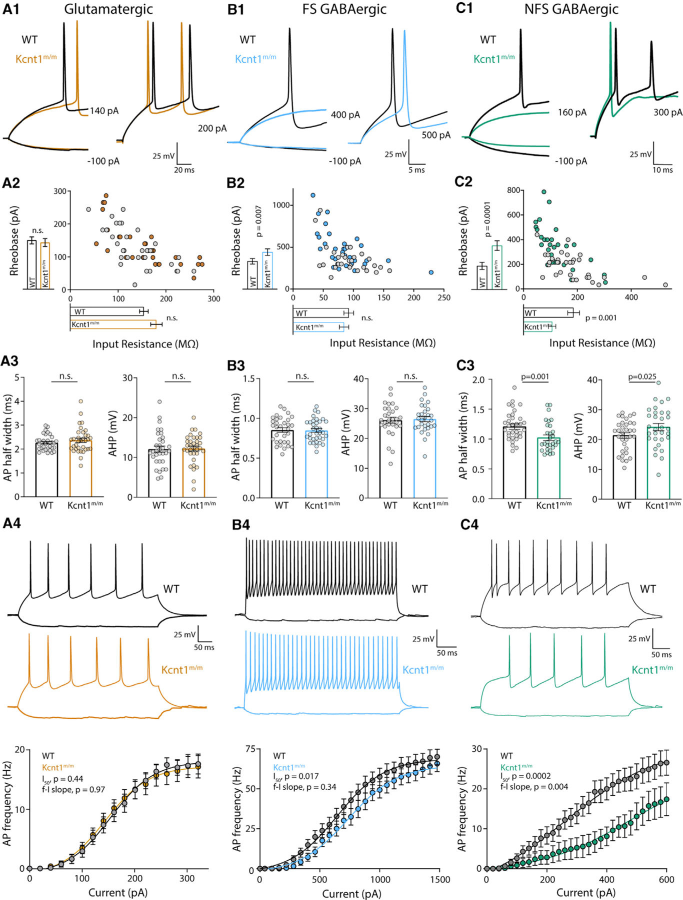
#> input picture _Jarvis/Lab Figures/_KCNT1 POSTER/code/v7/pdfwork/cellrep2020_fig4.png, 1365 x 1800 px (shown at 1/2 size)
$ python cellrep_digitize.py
#> lines starting #> are read from the running program, lines starting #| are printed output that depends on the picture
"""Hom f-I curves, read off Shore et al. 2020 (Cell Rep 33:108303; author manuscript nihms-1642113.pdf, Figure 4 B4 and C4):
AP frequency (mean +- SEM) per current step for WT and Kcnt1 Y777H homozygous (m/m) cultured cortical neurons, fast-spiking
(FS, PV-like) and non-fast-spiking (NFS, SST-like) GABAergic.

How: the figure is one 300 dpi JPEG (pdfwork/cellrep2020_fig4.png, the PDF's own image). Axes from the axis lines and tick
marks (B4: 0-1500 pA, 0-75 Hz; C4: 0-600 pA, 0-30 Hz). The steps, as the markers sit: B4 at 0 pA then 40 to 1480 pA every 60 pA (26), C4 every 20 pA from 0 to 600 (31).
Markers: at each step, the WT marker (grey fill) and the Hom marker (blue / green fill) are the best match of a 5-px disk to
that colour within +-6 px of the step's column (the black fit line and the whiskers cross the markers, a disk still fits
best at the centre). SEM: the error bar's cap (a short dark horizontal bar centred on the step) nearest the marker on the
side away from the other group (WT above, Hom below: WT sits above Hom at every step past rheobase). Output:
data/cellrep_fI.json (Hz, at each step)."""
import os, json
import numpy as np
from PIL import Image
from scipy.ndimage import convolve

HERE = os.path.dirname(os.path.abspath(__file__))
A = np.asarray(Image.open(os.path.join(HERE, "pdfwork", "cellrep2020_fig4.png")).convert("RGB")).astype(int)
MX, MN = A.max(2), A.min(2)
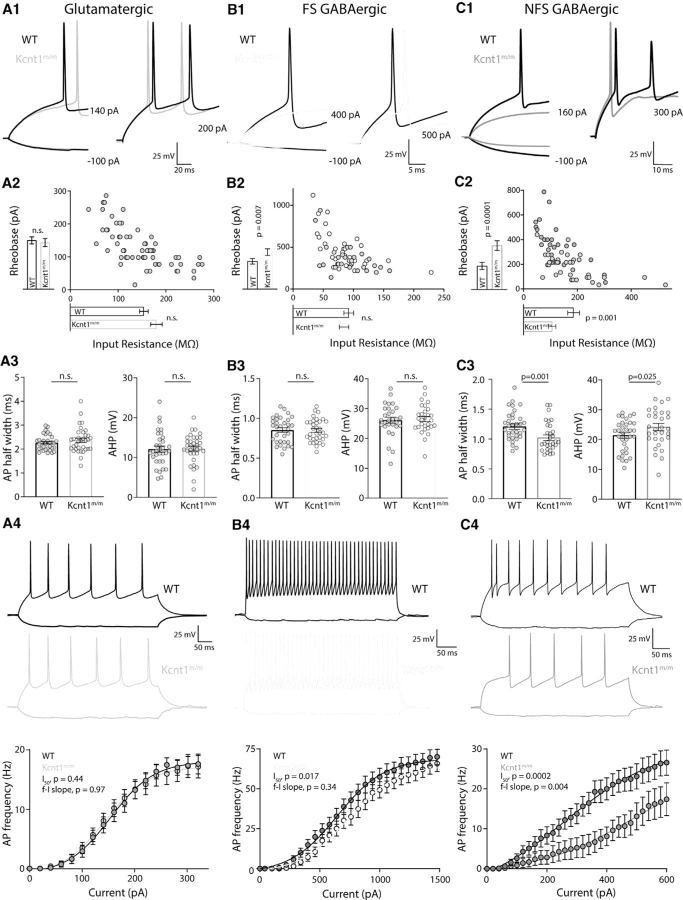
#> MX: shape (1800, 1365) int64 (shown at 1/2 size); min 0, max 255, mean 242.4
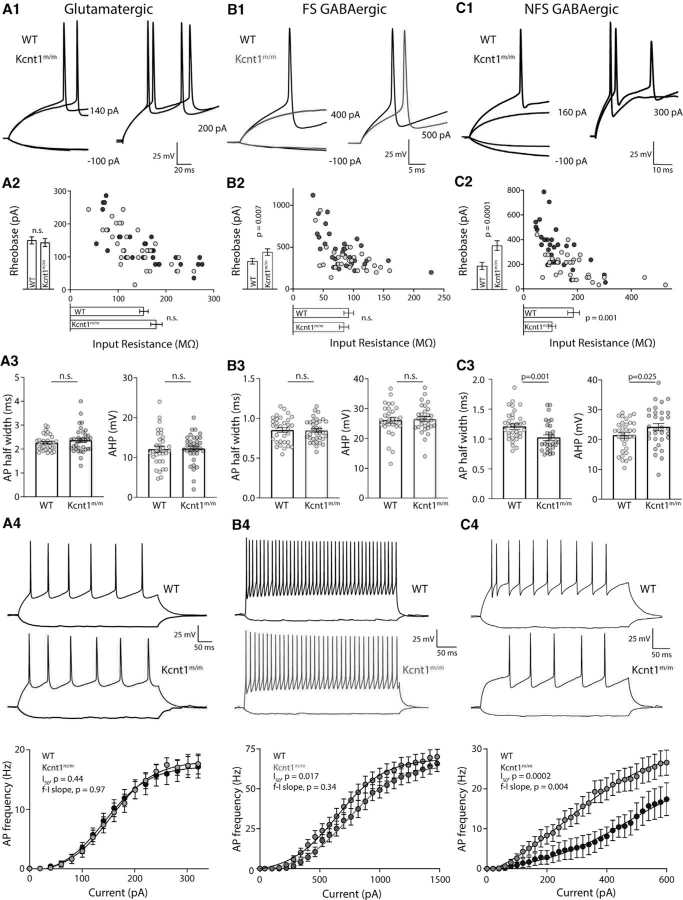
#> MN: shape (1800, 1365) int64 (shown at 1/2 size); min 0, max 255, mean 239.4
SAT = MX - MN
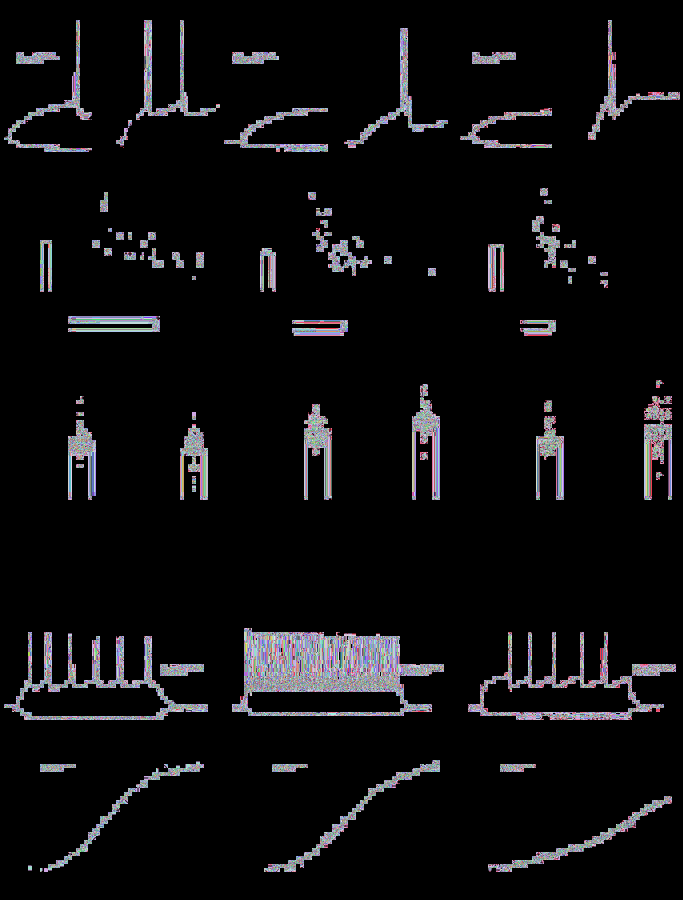
#> SAT: shape (1800, 1365) int64 (shown at 1/2 size); 240 distinct labels, from 0 to 247; one colour per label, 0 black
DARK = MX < 90
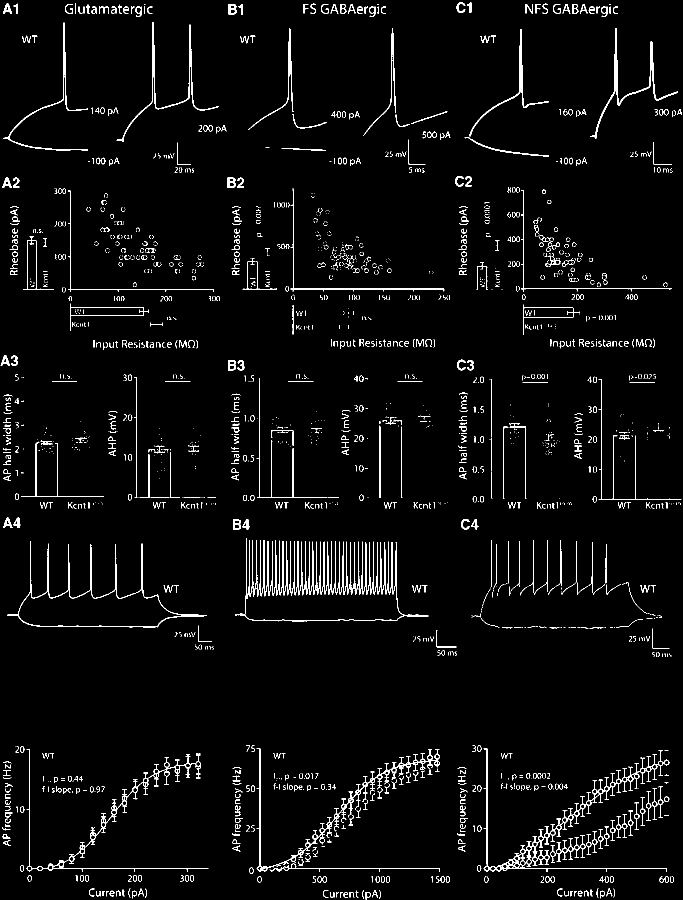
#> DARK: shape (1800, 1365) bool (shown at 1/2 size); 3.2% white in thin lines or dots
GREY = ((SAT < 22) & (MX > 95) & (MX < 185)).astype(float)
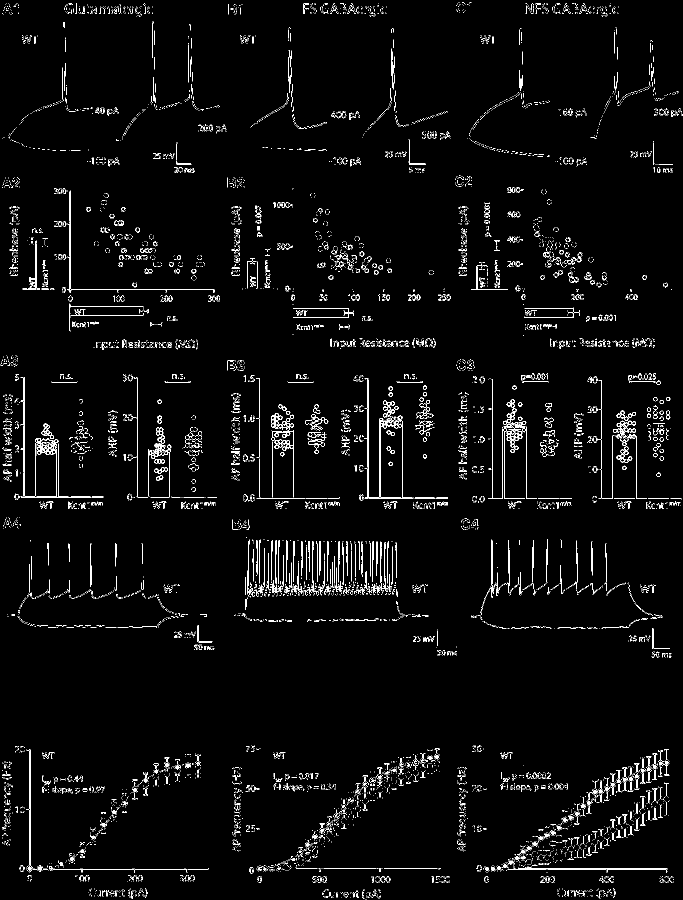
#> GREY: shape (1800, 1365) float64 (shown at 1/2 size); values 0 (black) and 1 (white), 2.8% white in thin lines or dots
r = 5
yy, xx = np.mgrid[-r:r + 1, -r:r + 1]
DISK = ((xx ** 2 + yy ** 2) <= r * r).astype(float)
DISK /= DISK.sum()
PANELS = {  # name: (x of 0 pA, px per pA, y of 0 Hz, px per Hz, step pA, n, Hom colour, top of the data area by current)
    "FS": (519.5, (879 - 519.5) / 1500, 1737.0, (1737 - 1497) / 75, 50, 31,
           ((A[..., 2] > A[..., 0] + 60) & (MX > 90)).astype(float), lambda p: 1565 if p <= 700 else 1470),
    "NFS": (973.5, (1333 - 973.5) / 600, 1737.5, (1737.5 - 1497.5) / 30, 20, 31,
            ((A[..., 1] > A[..., 0] + 50) & (A[..., 1] >= A[..., 2] - 10) & (MX > 90)).astype(float), lambda p: 1565 if p <= 260 else 1470),
}
SCORE = {"grey": convolve(GREY, DISK, mode="constant")}

out = {"source": "Shore AN, Colombo S, Tobin WF, et al. (2020) Cell Rep 33:108303, Figure 4 B4 (FS GABAergic) and C4 (NFS GABAergic); "
                 "WT vs Kcnt1 Y777H homozygous cultured cortical neurons; digitized from the author manuscript's figure (nihms-1642113.pdf), "
                 "about +-0.5 Hz (FS) and +-0.2 Hz (NFS)",
       "stats": {"FS": "I50 p = 0.017, f-I slope p = 0.34", "NFS": "I50 p = 0.0002, f-I slope p = 0.004"}}
for name, (x0, kx, y0, ky, step, nst, homm, ytop) in PANELS.items():
    hs = convolve(homm, DISK, mode="constant")
    pa = np.r_[0, 40 + 60 * np.arange(25)] if name == "FS" else np.arange(nst) * step
    res = {"WT": [], "Hom": []}
    for p in pa:
        xc = int(round(x0 + p * kx))
        ya = ytop(p)
        for g, sc in (("WT", SCORE["grey"]), ("Hom", hs)):
            hw = 4 if name == "FS" else 6                      # FS steps are 14 px apart: stay on the step
            win = sc[ya:1742, xc - hw:xc + hw + 1]
            j, i = np.unravel_index(np.argmax(win), win.shape)
            if win[j, i] < 0.35:
                res[g].append([np.nan, np.nan, np.nan]); continue
            # refine: centroid of the colour inside the disk at the best match
            yb, xb = ya + j, xc - hw + i
            m = (GREY if g == "WT" else homm)[yb - 6:yb + 7, xb - 6:xb + 7] * (np.hypot(*np.mgrid[-6:7, -6:7]) <= 6.5)
            cy = yb - 6 + (m.sum(1) * np.arange(13)).sum() / max(m.sum(), 1e-9)
            res[g].append([cy, xb, win[j, i]])
    out[name] = {"pa": pa.tolist()}
    for g in ("WT", "Hom"):
        hz, sem = [], []
        for (cy, xb, s), p in zip(res[g], pa):
            if not np.isfinite(cy):
                hz.append(None); sem.append(None); continue
            xc = int(round(x0 + p * kx))
            cap = (DARK[:, xc - 3:xc + 4].sum(1) >= 7) & ~DARK[:, xc - 9] & ~DARK[:, xc + 9]   # a cap: dark across the step only
            ys = np.flatnonzero(cap)
            if g == "WT":
                c = ys[(ys < cy - 7) & (ys > cy - 60)]
                e = (cy - c.max()) if c.size else np.nan
            else:
                c = ys[(ys > cy + 7) & (ys < min(cy + 60, y0 - 3))]
                e = (c.min() - cy) if c.size else np.nan
            hz.append(round((y0 - cy) / ky, 2))
            sem.append(round(e / ky, 2) if np.isfinite(e) else None)
        out[name][g + "_hz"], out[name][g + "_sem"] = hz, sem
    print(name)
    for g in ("WT", "Hom"):
        print("  ", g, "Hz ", [None if v is None else round(v, 1) for v in out[name][g + "_hz"]])
        print("  ", g, "SEM", [None if v is None else round(v, 1) for v in out[name][g + "_sem"]])
#> this loop made 2 passes
#> (name, x0, kx, y0, ky, step, nst) on passes 1 to 2: ('FS', 519.5, 0.24, 1737, 3.2, 50, 31), ('NFS', 973.5, 0.599, 1737.5, 8, 20, 31)
#| FS
#|    WT Hz  [0.2, -0.1, None, 1.0, None, 6.0, 10.0, 15.0, 20.2, 23.8, 28.0, 33.1, 39.5, 42.6, 48.1, 53.2, 55.4, 56.8, 59.7, 61.7, 65.8, 64.7, 66.8, 67.6, 69.2, 70.1]
#|    WT SEM [None, None, None, None, None, None, 2.8, 3.1, None, 4.3, None, 4.4, 3.9, None, None, 4.6, 5.0, 6.0, 5.9, 4.9, 3.5, 5.3, 4.4, 4.6, 5.2, 4.6]
#|    Hom Hz  [None, None, None, None, 0.9, 2.2, 4.5, 7.4, 10.6, 17.6, 20.5, 24.8, 29.9, 32.5, 37.4, 42.1, 47.4, 49.5, 52.4, 55.0, 57.6, 58.8, 60.0, 61.9, 63.4, 65.9]
#|    Hom SEM [None, None, None, None, None, None, 2.4, None, 3.1, None, 3.7, 4.5, 4.6, 5.0, 5.5, 5.2, 5.0, 5.1, 5.0, 5.0, 5.0, 5.0, 5.0, 4.7, 4.3, 5.0]
#| NFS
#|    WT Hz  [0.1, 0.0, 0.1, 0.8, 1.7, 2.6, 4.4, 5.1, 6.2, 7.6, 8.3, 9.0, 10.3, 12.3, 12.8, 13.9, 15.7, 16.6, 19.4, 19.4, 20.1, 21.0, 22.0, 22.4, 22.5, 23.1, 24.7, 24.8, 25.7, 26.4, 26.4]
#|    WT SEM [None, None, None, None, None, None, 1.4, 1.7, 2.0, 2.2, 2.2, 2.0, 2.2, 2.3, 2.2, 2.4, 2.3, 2.6, 2.7, 2.8, 2.7, 2.9, 2.6, 2.8, 2.9, 3.2, 3.0, 3.2, 3.0, 3.1, 3.2]
#|    Hom Hz  [None, None, None, None, 0.6, 0.9, 1.5, 1.8, 2.4, 2.8, 2.9, 3.7, 4.2, 4.6, 4.9, 5.3, 5.7, 6.2, 6.8, 7.6, 8.2, 9.6, 10.5, 10.8, 11.6, 13.2, 14.5, 15.6, 16.1, 16.7, 17.4]
#|    Hom SEM [None, None, None, None, None, None, None, 1.2, 1.4, None, None, 2.0, 2.2, 2.3, None, None, None, 2.7, 2.7, 2.4, 2.4, 2.5, 2.6, None, 3.2, 3.4, 3.5, 3.5, 3.7, 3.8, 4.1]
#> pass 1, `hs = convolve(homm, DISK, mode="constant")`:
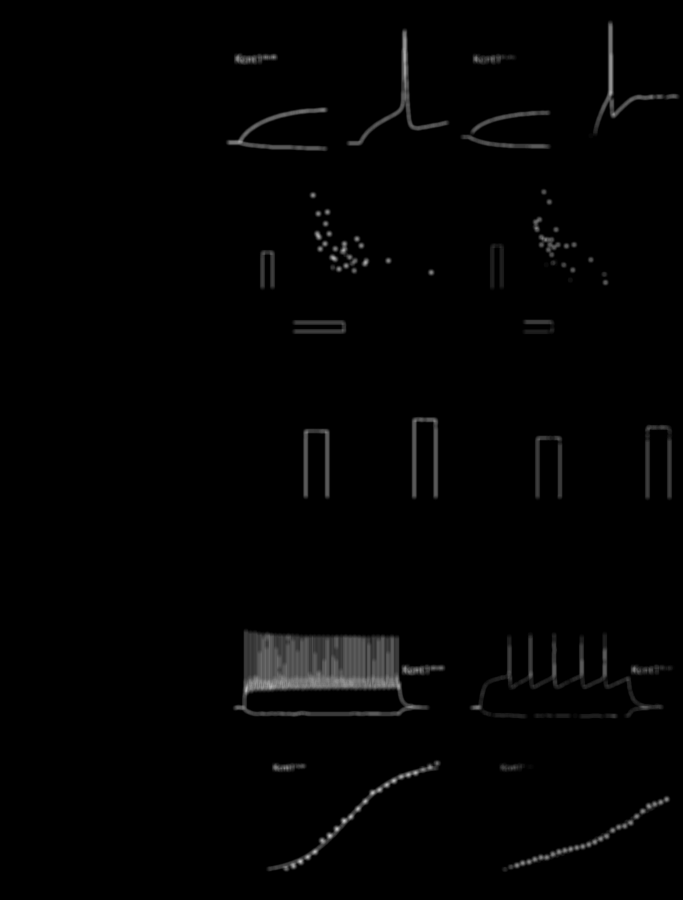
#> hs: shape (1800, 1365) float64 (shown at 1/2 size); min 0, max 0.827, mean 0.0121
#> pass 2, `hs = convolve(homm, DISK, mode="constant")`:
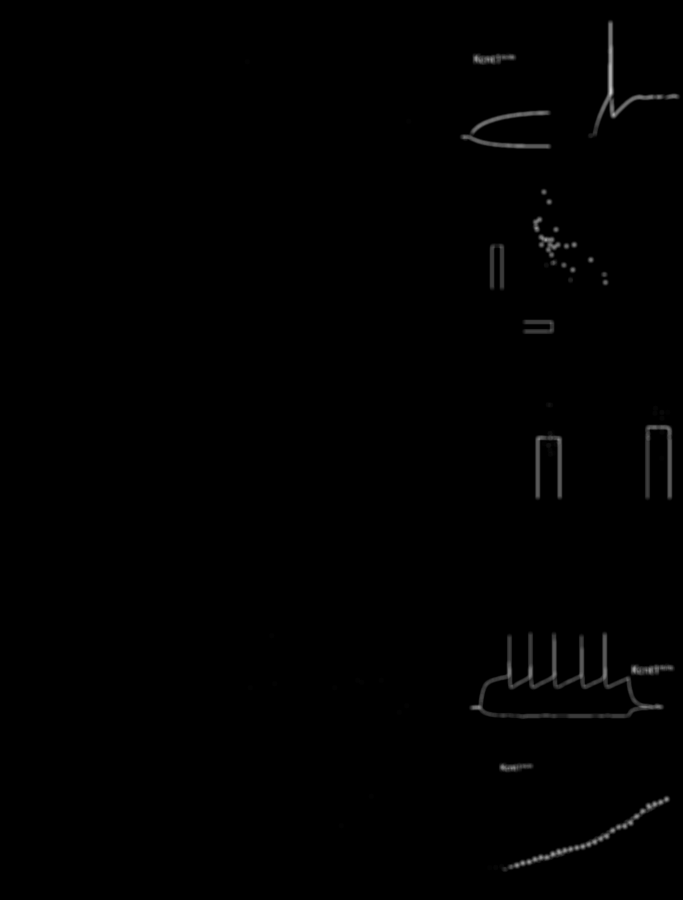
#> hs: shape (1800, 1365) float64 (shown at 1/2 size); min 0, max 0.802, mean 0.00463
#> after the loop, out = 4 items
json.dump(out, open(os.path.join(HERE, "data", "cellrep_fI.json"), "w"), indent=1)
